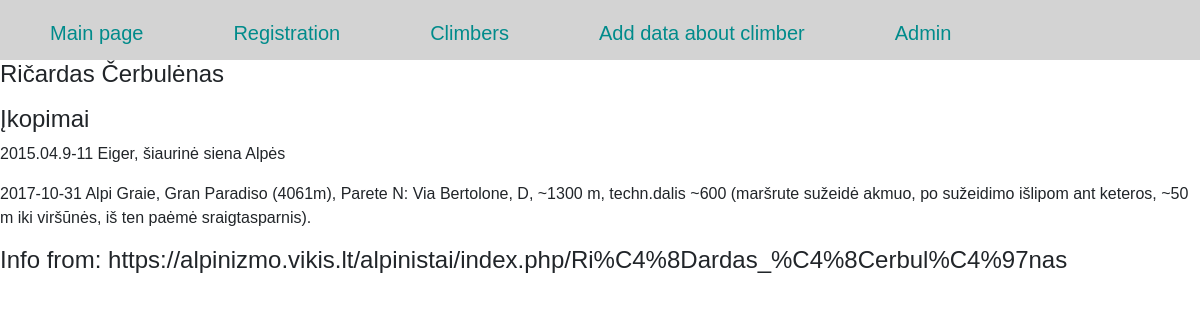
Page /Čerbulėnas on the committed database.
### models.py (models this page shows, shortened)
class Mountaineers(db.Model):
    __tablename__ = 'Mountaineers'
    id = db.Column(db.Integer, primary_key=True)
    fname = db.Column(db.String(80), nullable=False)
    lname = db.Column(db.String(80), nullable=False)
    fotoUrl = db.Column(db.Text, nullable=False)
    biography = db.Column(db.Text, nullable=False)
    date = db.Column(db.String(80))

### routes.py (the view)
@app.route("/<string:title>")
def article(title):
    dataMountersDB = Mountaineers.query.all()
    return render_template("article.html", menu=menu, title=title, dataMountersDB=dataMountersDB)

### templates/article.html
{% extends 'base.html' %}
{% block content %}
{{ super() }}
{% for data in dataMountersDB %}
{% if data.lname == title %}
<h4>{{data.fname}} {{data.lname}}</h4>
<p>{{data.biography | safe}}</p>
{% endif %}
{% endfor %}
{% endblock %}

### static/css/styles.css (style rules this page uses)
html, body { font-family: 'Arial'; margin: 0; padding: 0; height: 100%; width: 100%; }

### rows in the picture
Mountaineers: fname "Ričardas", lname "Čerbulėnas", biography "Įkopimai 2015.04.9-11 Eiger, šiaurinė siena Alpės 2017-10-31 Alpi Graie, Gran Paradiso (4061m), Parete N: Via Bertolone, D, ~1300 m, techn.dalis ~600 (maršrute sužeidė akmuo, po sužeidimo išlipom ant keteros, ~50 m iki viršūnės, iš ten paėmė sraigtasparnis). Info from: https://alpinizmo.vikis.lt/alpinistai/index.php/Ri%C4%8Dardas_%C4%8Cerbul%C4%97nas"

### other values in the picture
{{ p.name }} "Main page" "Registration" "Climbers" "Add data about climber" "Admin"
